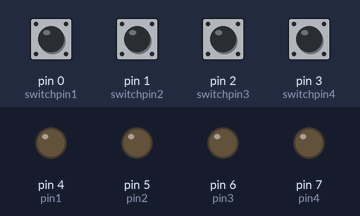
Simulated run of this sketch. Board: Arduino Uno, built with avr-gcc and run on an emulated ATmega328P. Parts: output pins drawn as LEDs (lit = HIGH). Inputs (shaded band) come from the test bench; at power-on: pin 0 (switchpin1), pin 1 (switchpin2), pin 2 (switchpin3), pin 3 (switchpin4) LOW.

Above: at 1.2 s.
1.3 s: pin 0 (switchpin1) pulled HIGH for 0.15 s
At 2.3 s:
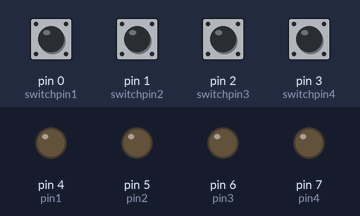
3.0 s: pin 1 (switchpin2) pulled HIGH for 0.15 s
At 3.6 s:
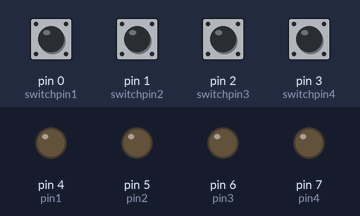
4.7 s: pin 2 (switchpin3) pulled HIGH for 0.15 s
At 6.1 s:
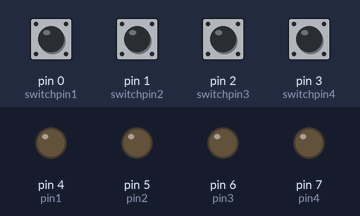
6.4 s: pin 3 (switchpin4) pulled HIGH for 0.15 s
At 6.47 s:
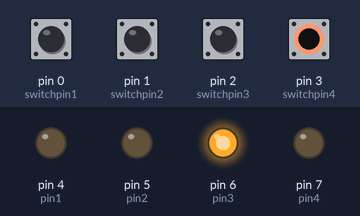
8.0 s: pin 0 (switchpin1) pulled HIGH for 1 s
At 8.8 s:
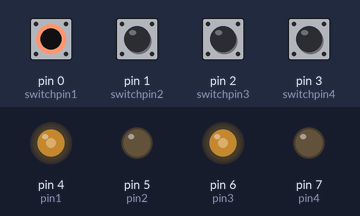
10.5 s: pin 0 (switchpin1) driven HIGH and pin 1 (switchpin2) driven HIGH
At 11.4 s:
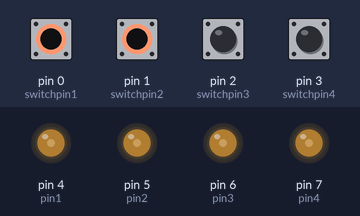
Timing chart, 0 to 13.0 s (numbered marks = the images above; inputs shaded):
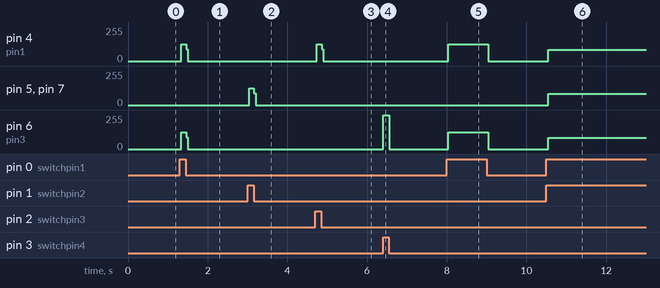

The sketch:

Robo_car_remote.ino
```cpp
const int pin1 = 4, pin2 = 5,pin3 = 6, pin4 = 7;
const int switchpin1 = 0, switchpin2 = 1, switchpin3 = 2, switchpin4 = 3;
int switchstate1 = 0, switchstate2 = 0, switchstate3 = 0, switchstate4 = 0;
void setup() {
  // put your setup code here, to run once:
  pinMode(pin1, OUTPUT);
  pinMode(pin2, OUTPUT);
  pinMode(pin3, OUTPUT);
  pinMode(pin4, OUTPUT);
  pinMode(switchpin1, INPUT);
  pinMode(switchpin2, INPUT);
  pinMode(switchpin3, INPUT);
  pinMode(switchpin4, INPUT);
  }

void loop() {
  // put your main code here, to run repeatedly:
  switchstate1 = digitalRead(switchpin1);
  switchstate2 = digitalRead(switchpin2);
  switchstate3 = digitalRead(switchpin3);
  switchstate4 = digitalRead(switchpin4);
  if (switchstate1 == HIGH)
  {
    Serial.println('Forward');
    digitalWrite(pin1 , HIGH);
    digitalWrite(pin2 , LOW);
    digitalWrite(pin3 , HIGH);
    digitalWrite(pin4 , LOW);
  }
if (switchstate2 == HIGH)
{
  Serial.println('Reverse');
  digitalWrite(pin1 , LOW);
  digitalWrite(pin2 , HIGH);
  digitalWrite(pin3 , LOW);
  digitalWrite(pin4 , HIGH);
}
if (switchstate3 == HIGH)
{
  Serial.println('Right');
  digitalWrite(pin1 , HIGH);
  digitalWrite(pin2 , LOW);
  digitalWrite(pin3 , LOW);
  digitalWrite(pin4 , LOW);
}
if (switchstate4 == HIGH)
{
  Serial.println('Left');
  digitalWrite(pin1 , LOW);
  digitalWrite(pin2 , LOW);
  digitalWrite(pin3 , HIGH);
  digitalWrite(pin4 , LOW);
}
else
{
  Serial.println('Stop');
  digitalWrite(pin1 , LOW);
  digitalWrite(pin2 , LOW);
  digitalWrite(pin3 , LOW);
  digitalWrite(pin4 , LOW);
}
}
```

Measured:
- after the input at 1.3 s, pin 4 (pin1), pin 6 (pin3): 0/255 → 124/255 at once, → 0/255 0.12 s later
- after the input at 3.0 s, pin 5 (pin2), pin 7 (pin4): 0/255 → 124/255 at once, → 0/255 0.12 s later
- after the input at 4.7 s, pin 4 (pin1): 0/255 → 124/255 at once, → 0/255 0.12 s later
- after the input at 6.4 s, pin 6 (pin3): 0/255 → 255/255 at once, → 0/255 0.15 s later
- after the input at 8.0 s, pin 4 (pin1), pin 6 (pin3): 0/255 → 124/255 at once, → 0/255 1.0 s later
- after the input at 10.5 s, pin 4 (pin1), pin 5 (pin2), pin 6 (pin3), pin 7 (pin4): 0/255 → 84/255 at once
